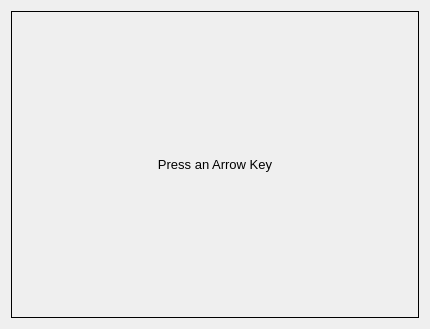
<?xml version="1.0" encoding="UTF-8"?>
<ui version="4.0">
 <class>Dialog</class>
 <widget class="QDialog" name="Dialog">
  <property name="geometry">
   <rect>
    <x>0</x>
    <y>0</y>
    <width>430</width>
    <height>329</height>
   </rect>
  </property>
  <property name="windowTitle">
   <string>Dialog</string>
  </property>
  <layout class="QGridLayout" name="gridLayout">
   <item row="0" column="0">
    <widget class="QLabel" name="label">
     <property name="font">
      <font>
       <pointsize>10</pointsize>
      </font>
     </property>
     <property name="frameShape">
      <enum>QFrame::Box</enum>
     </property>
     <property name="text">
      <string>Press an Arrow Key</string>
     </property>
     <property name="alignment">
      <set>Qt::AlignCenter</set>
     </property>
    </widget>
   </item>
  </layout>
 </widget>
 <resources/>
 <connections/>
</ui>
